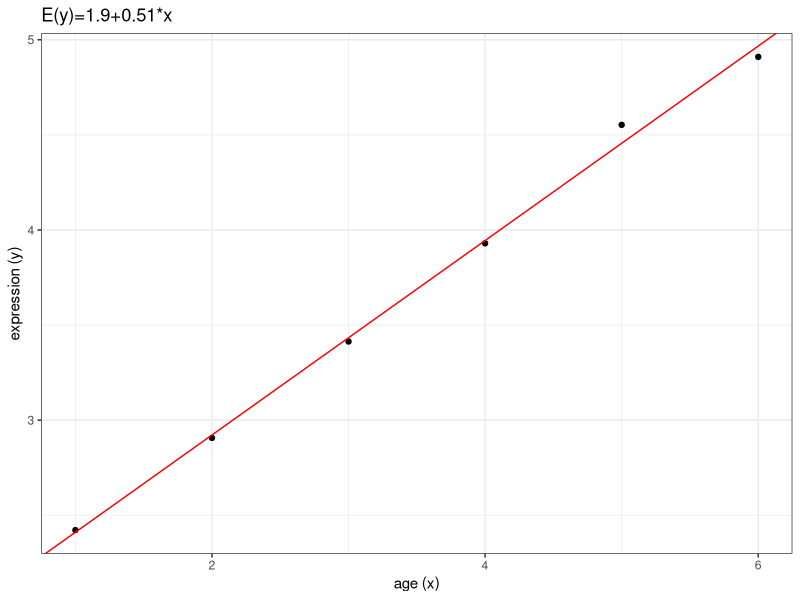
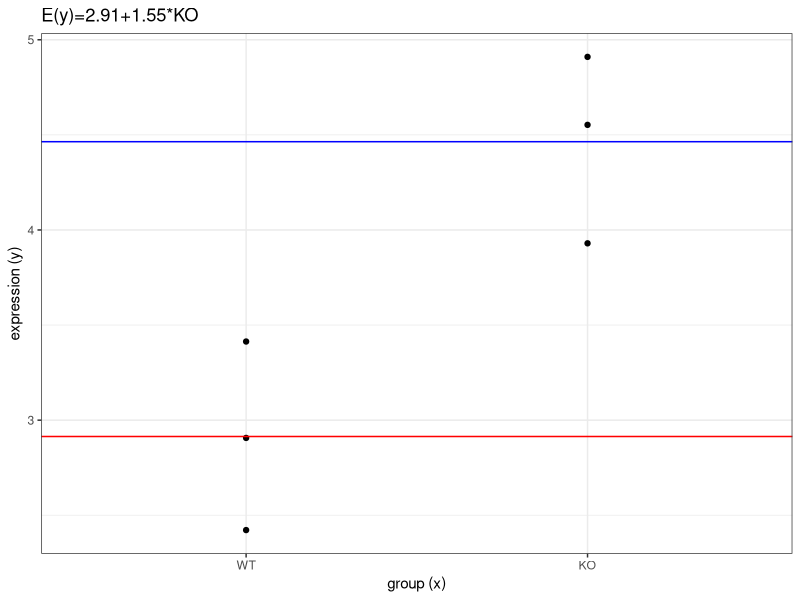
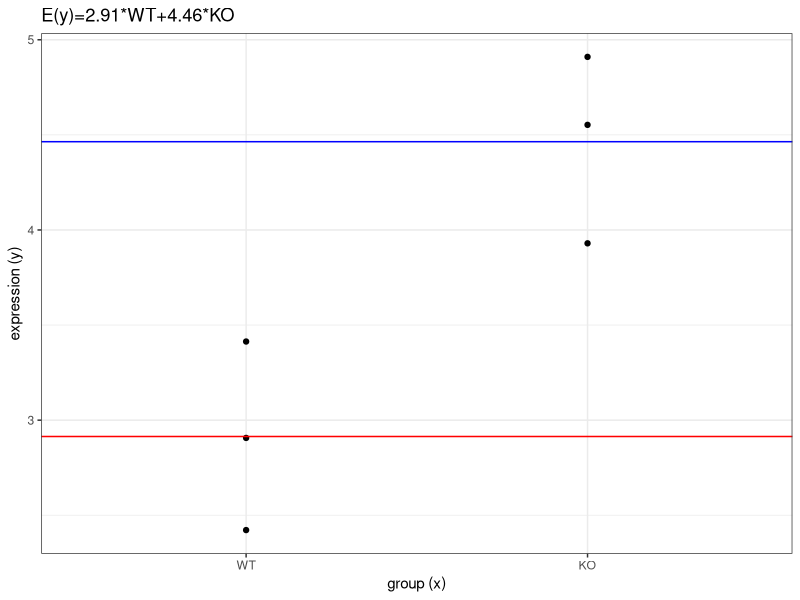
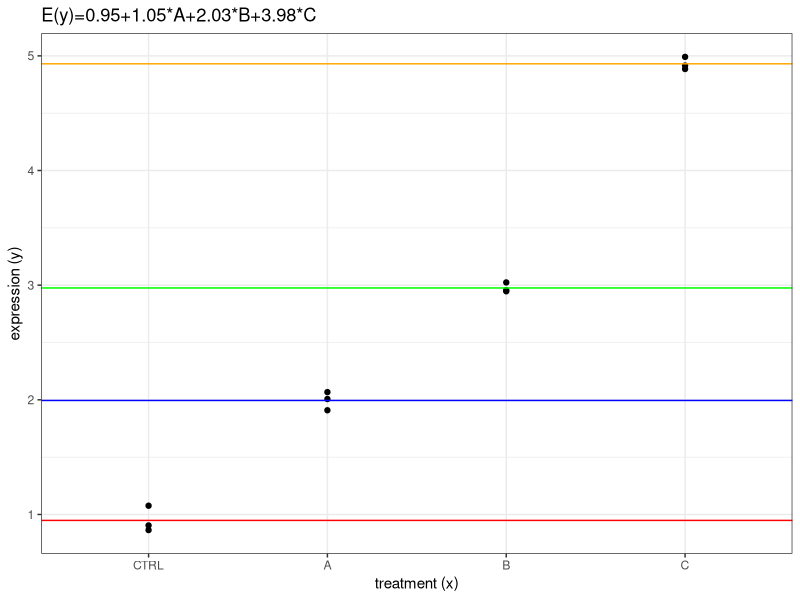
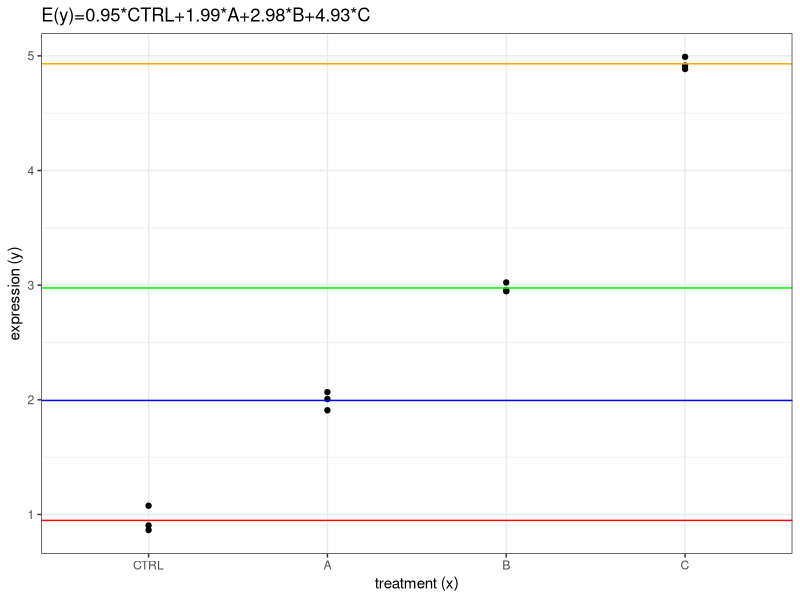

R code for these plots, in order:
## ---- chunk 1
#| output: false
library(tidyverse)
library(magrittr)
library(broom)
library(marginaleffects)
library(limma)

theme_set(theme_bw())
set.seed(1969)
## ---- chunk 2
mouse = paste0("MOUSE", 1:6)
age = c(1,2,3,4,5,6)
expression = 2 + 0.5 * age + rnorm(n=6, sd=0.1)
data = tibble(mouse, expression, age)
data
## ---- chunk 3
(design = model.matrix(expression ~ 1 + age))
## ---- chunk 4
fit = lm(expression ~ 1 + age)
tidy(fit)
## ---- chunk 5
model.name = paste0("E(y)=", round(fit$coef[1],2), "+", round(fit$coef[2],2), "*x")

ggplot(data, aes(y = expression, x = age)) +
  geom_point() +
  geom_abline(intercept = fit$coef[1],
              slope = fit$coef[2],
              color = "red") +
  labs(title = model.name,
       y = "expression (y)",
       x = "age (x)")
## ---- chunk 6
group = fct_relevel(rep(c("WT", "KO"), each = 3), "WT")
data = tibble(mouse, expression, group)
data
## ---- chunk 7
(design = model.matrix(expression ~ 1 + group))
## ---- chunk 8
fit = lm(expression ~ 1 + group)
tidy(fit)
## ---- chunk 9
model.name = paste0("E(y)=", round(fit$coef[1],2), "+", round(fit$coef[2],2), "*KO")

ggplot(data, aes(y = expression, x = group)) +
  geom_point() +
  geom_hline(yintercept = fit$coef[1],
             color = "red") +
  geom_hline(yintercept = fit$coef[1] + fit$coef[2],
             color = "blue") +
  labs(title = model.name,
       y = "expression (y)",
       x = "group (x)")
## ---- chunk 10
(design = model.matrix(expression ~ 0 + group))
## ---- chunk 11
fit = lm(expression ~ 0 + group)
tidy(fit)
## ---- chunk 12
model.name = paste0("E(y)=", round(fit$coef[1],2), "*WT", "+", round(fit$coef[2],2), "*KO")

ggplot(data, aes(y = expression, x = group)) +
  geom_point() +
  geom_hline(yintercept = fit$coef[1],
             color = "red") +
  geom_hline(yintercept = fit$coef[2],
             color = "blue") +
  labs(title = model.name,
       y = "expression (y)",
       x = "group (x)")
## ---- chunk 13
makeContrasts(groupKO - groupWT, levels=colnames(design))
## ---- chunk 14
treatment = as_factor(rep(c("CTRL", "A", "B", "C"), each=3))
n = length(treatment)
expression = rep(c(0,1,2,4), each=3) + 1
expression = expression + rnorm(n, sd=0.1)
mouse = paste0("MOUSE", 1:n)
data = tibble(expression, mouse, treatment)
data
## ---- chunk 15
(design = model.matrix(expression ~ 1 + treatment))
## ---- chunk 16
fit = lm(expression ~ 1 + treatment)
tidy(fit)
## ---- chunk 17
avg_comparisons(fit, df = insight::get_df(fit))
## ---- chunk 18
model.name = paste0("E(y)=", round(fit$coef[1],2), "+", round(fit$coef[2],2), "*A", "+", round(fit$coef[3],2), "*B", "+", round(fit$coef[4],2), "*C")

ggplot(data, aes(y = expression, x = treatment)) +
  geom_point() +
  geom_hline(yintercept = fit$coef[1],
             color = "red") +
  geom_hline(yintercept = fit$coef[1] + fit$coef[2],
             color = "blue") +
  geom_hline(yintercept = fit$coef[1] + fit$coef[3],
             color = "green") +
  geom_hline(yintercept = fit$coef[1] + fit$coef[4],
             color = "orange") +
  labs(title = model.name,
       y = "expression (y)",
       x = "treatment (x)")
## ---- chunk 19
(design = model.matrix(expression ~ 0 + treatment))
## ---- chunk 20
fit = lm(expression ~ 0 + treatment)
tidy(fit)
## ---- chunk 21
avg_comparisons(fit, df = insight::get_df(fit))
## ---- chunk 22
model.name = paste0("E(y)=", round(fit$coef[1],2), "*CTRL", "+", round(fit$coef[2],2), "*A", "+", round(fit$coef[3],2), "*B", "+", round(fit$coef[4],2), "*C")

ggplot(data, aes(y = expression, x = treatment)) +
  geom_point() +
  geom_hline(yintercept = fit$coef[1],
             color = "red") +
  geom_hline(yintercept = fit$coef[2],
             color = "blue") +
  geom_hline(yintercept = fit$coef[3],
             color = "green") +
  geom_hline(yintercept = fit$coef[4],
             color = "orange") +
  labs(title = model.name,
       y = "expression (y)",
       x = "treatment (x)")
## ---- chunk 23
contrasts = makeContrasts(
  treatmentA-treatmentCTRL,
  treatmentB-treatmentCTRL, 
  treatmentC-treatmentCTRL,
  levels=colnames(design))

colnames(contrasts) <- abbreviate(colnames(contrasts))

contrasts
## ---- chunk 24
makeContrasts((treatmentA + treatmentB + treatmentC)/3 - treatmentCTRL, levels=colnames(design))
## ---- chunk 25
makeContrasts((treatmentCTRL + treatmentC)/2 - (treatmentA + treatmentB)/2, levels=colnames(design))

## ---- chunk 26
treat1 <- as_factor(c(0,0,0,1,1,1,0,0,0,1,1,1))
treat2 <- as_factor(c(0,0,0,0,0,0,1,1,1,1,1,1))
levels(treat1) = levels(treat2) = c("NO", "YES")
data = tibble(mouse, expression, treat1, treat2)
data
## ---- chunk 27
(design = model.matrix(expression ~ treat1 * treat2))
## ---- chunk 28
fit = lm(expression ~ treat1 * treat2)
tidy(fit)
## ---- chunk 29
sessionInfo()
